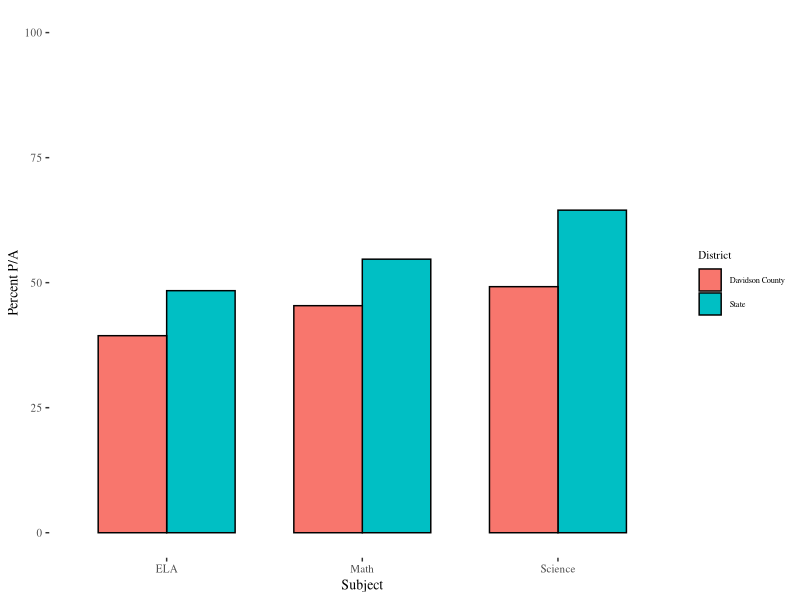
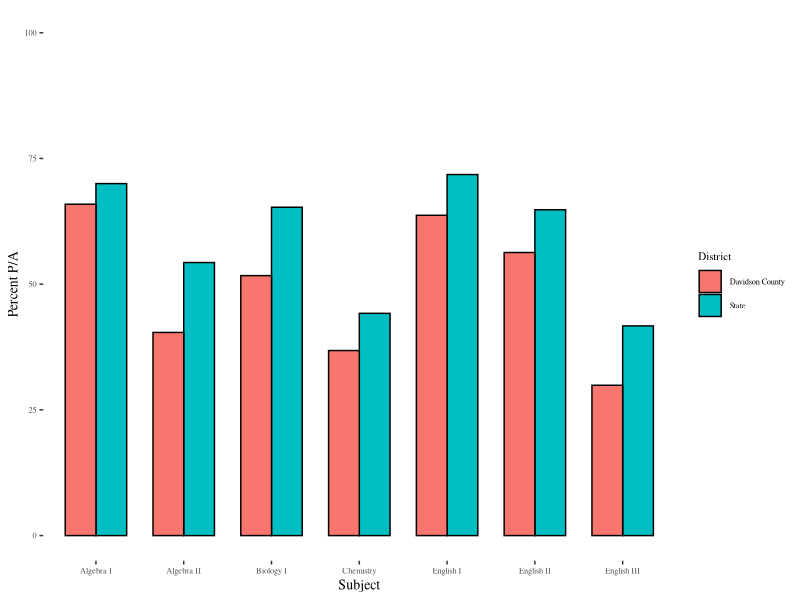

Here is the R script that generated these plots, in order:
## ---- chunk 1

knitr::opts_chunk$set(echo = FALSE, message = FALSE, warning = FALSE)

library(readr)
library(tidyr)
library(dplyr)
library(ggplot2)

ach_profile <- read_csv("achievement_profile_data_with_CORE.csv") %>%
    rename(District = system_name) %>%
    filter(District %in% c("State of Tennessee", "Davidson County")) %>%
    mutate(District = ifelse(District == "State of Tennessee", "State", District))

## ---- chunk 2

ach_profile %>%
    select(District, Pct_BHN, Pct_ED, Pct_SWD, Pct_EL) %>%
    rename(`Black/Hispanic/Native American` = Pct_BHN, `Economically Disadvantaged` = Pct_ED, `Students with Disabilities` = Pct_SWD, `English Learners` = Pct_EL) %>%
    gather(Subgroup, `Percentage of Students`, 2:5) %>%
    spread(District, `Percentage of Students`) %>%
    mutate_each(funs(paste0(., "%")), -Subgroup) %>%
    knitr::kable()

## ---- chunk 3

ach_profile %>%
    select(District, Math, ELA, Science) %>%
    gather(Subject, `Percent P/A`, 2:4) %>%
    ggplot(aes(x = Subject, y = `Percent P/A`)) +
        geom_bar(color = "black", aes(fill = District), stat = "identity", width = 0.7, position = "dodge") +
        coord_cartesian(ylim = c(0, 100)) +
        ggthemes::theme_tufte() + 
        theme(axis.title = element_text(size = 10), axis.text = element_text(size = 8),
            legend.title = element_text(size = 8), legend.text = element_text(size = 6))

## ---- chunk 4

ach_profile %>%
    select(District, AlgI, AlgII, BioI, Chemistry, EngI, EngII, EngIII) %>%
    rename(`Algebra I` = AlgI, `Algebra II` = AlgII, `Biology I` = BioI, `English I` = EngI, `English II` = EngII, `English III` = EngIII) %>%
    gather(Subject, `Percent P/A`, 2:8) %>%
    ggplot(aes(x = Subject, y = `Percent P/A`)) +
        geom_bar(color = "black", aes(fill = District), stat = "identity", width = 0.7, position = "dodge") +
        coord_cartesian(ylim = c(0, 100)) +
        ggthemes::theme_tufte() + 
        theme(axis.title = element_text(size = 10), axis.text = element_text(size = 6),
            legend.title = element_text(size = 8), legend.text = element_text(size = 6))

